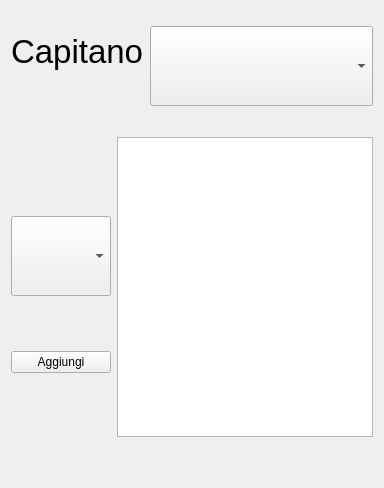
          <widget class="QWidget" name="tab_2">
           <attribute name="title">
            <string>Panchina</string>
           </attribute>
           <layout class="QGridLayout" name="gridLayout">
            <item row="0" column="0">
             <layout class="QVBoxLayout" name="verticalLayout_12">
              <item>
               <layout class="QHBoxLayout" name="horizontalLayout_11">
                <item>
                 <widget class="QLabel" name="labelPo_3">
                  <property name="font">
                   <font>
                    <pointsize>25</pointsize>
                   </font>
                  </property>
                  <property name="text">
                   <string>Capitano</string>
                  </property>
                 </widget>
                </item>
                <item>
                 <widget class="QComboBox" name="comboBoxCapitano">
                  <property name="sizePolicy">
                   <sizepolicy hsizetype="MinimumExpanding" vsizetype="Fixed">
                    <horstretch>0</horstretch>
                    <verstretch>0</verstretch>
                   </sizepolicy>
                  </property>
                  <property name="minimumSize">
                   <size>
                    <width>0</width>
                    <height>80</height>
                   </size>
                  </property>
                  <property name="maximumSize">
                   <size>
                    <width>16777215</width>
                    <height>50</height>
                   </size>
                  </property>
                  <property name="font">
                   <font>
                    <pointsize>18</pointsize>
                   </font>
                  </property>
                 </widget>
                </item>
               </layout>
              </item>
              <item>
               <spacer name="verticalSpacer_16">
                <property name="orientation">
                 <enum>Qt::Vertical</enum>
                </property>
                <property name="sizeHint" stdset="0">
                 <size>
                  <width>20</width>
                  <height>40</height>
                 </size>
                </property>
               </spacer>
              </item>
              <item>
               <layout class="QHBoxLayout" name="horizontalLayout_19">
                <item>
                 <layout class="QVBoxLayout" name="verticalLayout_4">
                  <item>
                   <widget class="QComboBox" name="comboBoxPanchinari">
                    <property name="sizePolicy">
                     <sizepolicy hsizetype="Fixed" vsizetype="Fixed">
                      <horstretch>0</horstretch>
                      <verstretch>0</verstretch>
                     </sizepolicy>
                    </property>
                    <property name="minimumSize">
                     <size>
                      <width>0</width>
                      <height>80</height>
                     </size>
                    </property>
                    <property name="maximumSize">
                     <size>
                      <width>350</width>
                      <height>50</height>
                     </size>
                    </property>
                    <property name="font">
                     <font>
                      <pointsize>14</pointsize>
                     </font>
                    </property>
                   </widget>
                  </item>
                  <item>
                   <widget class="QPushButton" name="pushButtonAggiungiPanchinaro">
                    <property name="sizePolicy">
                     <sizepolicy hsizetype="Fixed" vsizetype="Fixed">
                      <horstretch>0</horstretch>
                      <verstretch>0</verstretch>
                     </sizepolicy>
                    </property>
                    <property name="maximumSize">
                     <size>
                      <width>350</width>
                      <height>16777215</height>
                     </size>
                    </property>
                    <property name="text">
                     <string>Aggiungi</string>
                    </property>
                   </widget>
                  </item>
                 </layout>
                </item>
                <item>
                 <widget class="QListWidget" name="listPanchinari">
                  <property name="sizePolicy">
                   <sizepolicy hsizetype="MinimumExpanding" vsizetype="MinimumExpanding">
                    <horstretch>0</horstretch>
                    <verstretch>0</verstretch>
                   </sizepolicy>
                  </property>
                  <property name="minimumSize">
                   <size>
                    <width>200</width>
                    <height>300</height>
                   </size>
                  </property>
                  <property name="maximumSize">
                   <size>
                    <width>400</width>
                    <height>16777215</height>
                   </size>
                  </property>
                  <property name="font">
                   <font>
                    <pointsize>14</pointsize>
                   </font>
                  </property>
                  <property name="horizontalScrollBarPolicy">
                   <enum>Qt::ScrollBarAlwaysOff</enum>
                  </property>
                  <property name="editTriggers">
                   <set>QAbstractItemView::DoubleClicked|QAbstractItemView::EditKeyPressed|QAbstractItemView::SelectedClicked</set>
                  </property>
                 </widget>
                </item>
               </layout>
              </item>
              <item>
               <layout class="QHBoxLayout" name="horizontalLayout_21"/>
              </item>
              <item>
               <spacer name="verticalSpacer_18">
                <property name="orientation">
                 <enum>Qt::Vertical</enum>
                </property>
                <property name="sizeHint" stdset="0">
                 <size>
                  <width>20</width>
                  <height>40</height>
                 </size>
                </property>
               </spacer>
              </item>
             </layout>
            </item>
           </layout>
          </widget>
